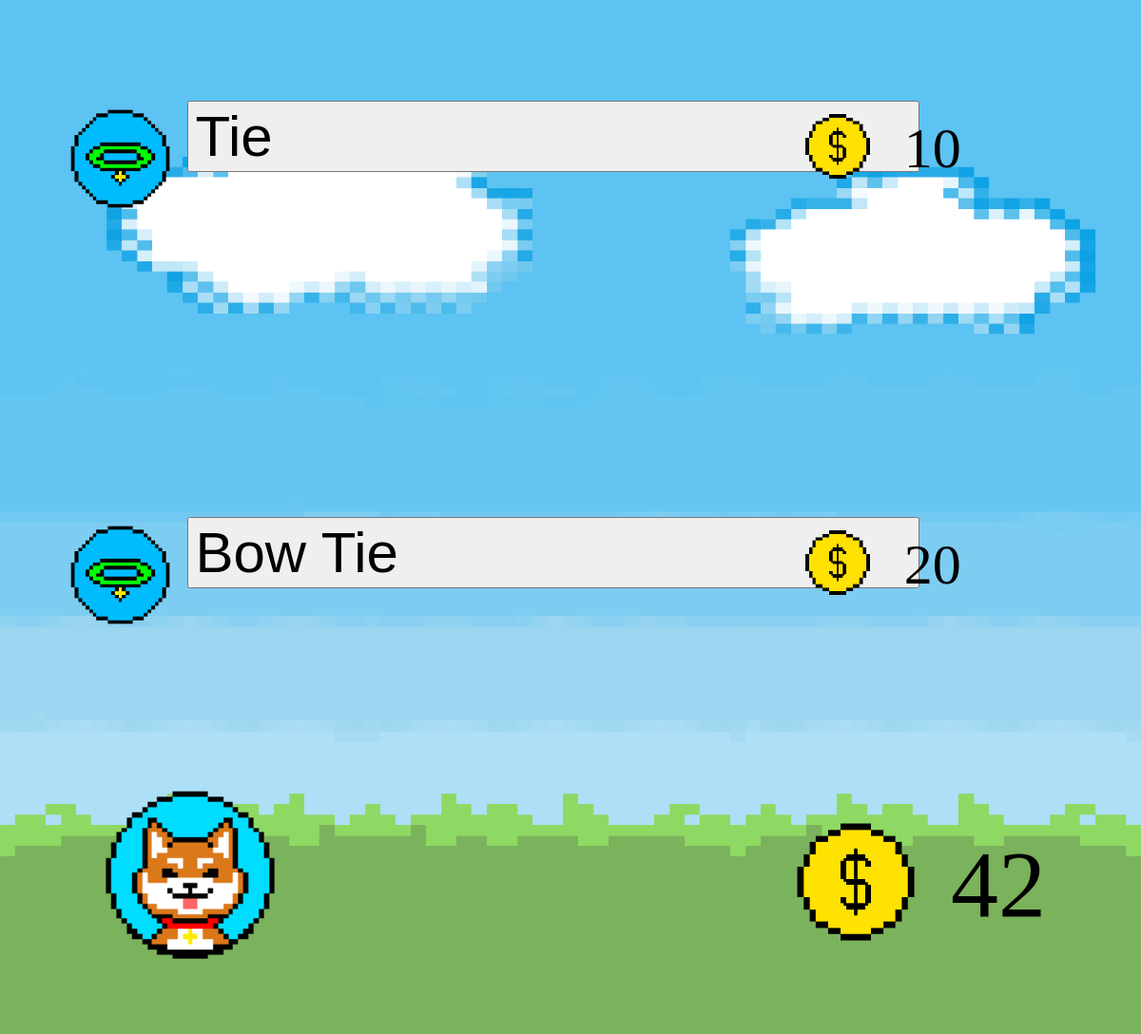
Page /store/ (signed in) on the earlier database version.
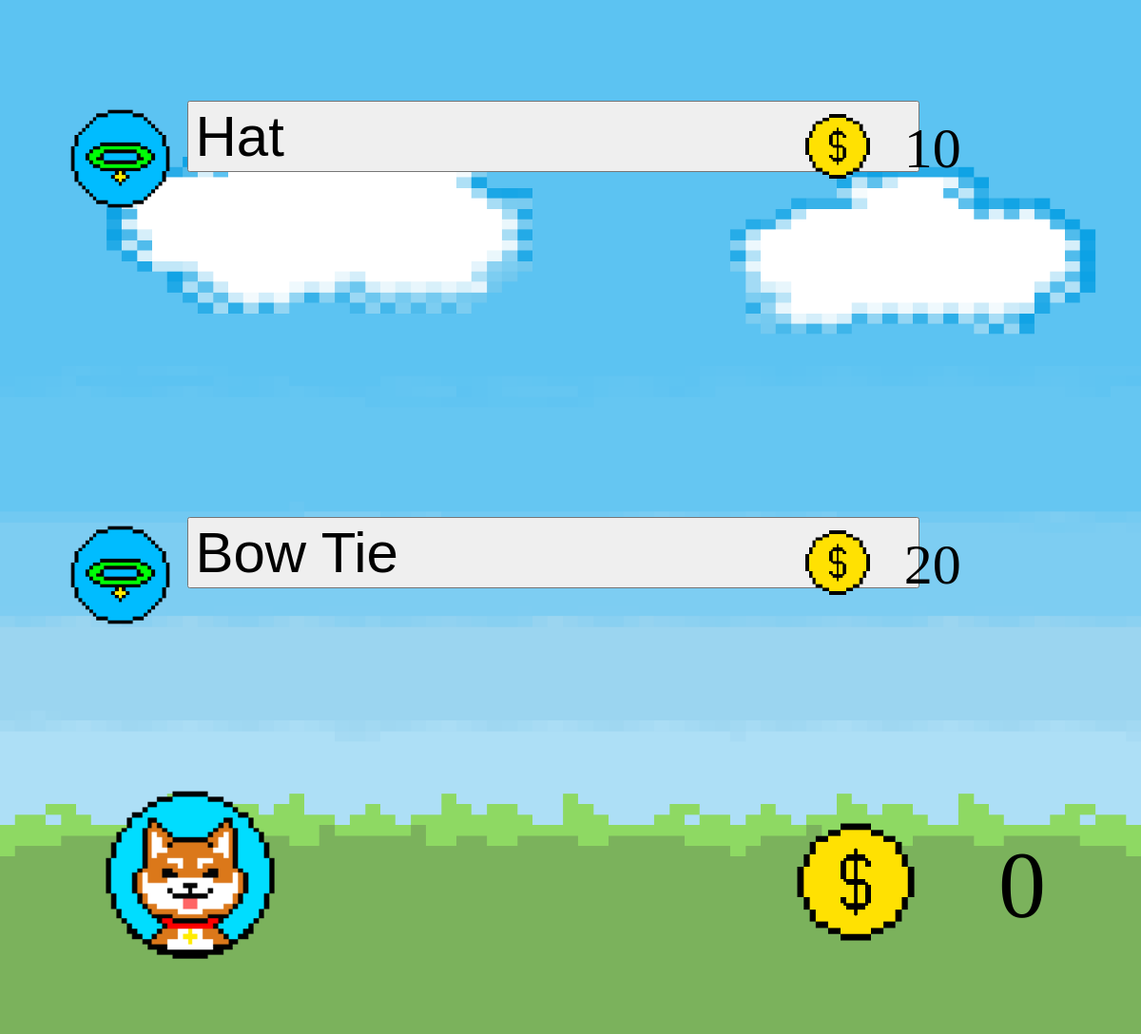
Same page on the later database version.
### lumohacks/models.py (models this page shows)
class Gift(models.Model):
    pet = models.ForeignKey(Pet)
    auth_user = models.OneToOneField(User, default=None)
    name = models.CharField(max_length=500)
    price = models.IntegerField(default=0)
    purchased = models.BooleanField(default=False)

### lumohacks/views.py (the view)
# urls.py: url(r'^store/$', views.store, name='store'),
def store(request):
    template_name = 'store.html'
    pet_user = PetUser.objects.get(auth_user=request.user)
    money = pet_user.money
    gifts = Gift.objects.filter(purchased=False)
    return render(request, template_name=template_name,
                  context={'money': money, 'gifts':gifts})

### templates/store.html (shortened to what this page needs)
<!DOCTYPE html>
<html lang="en">
<head>
</head>
<body>
    {% load static %}
    <img style="position: absolute; width:200px; bottom: 60px; right: 200px" src="{% static "images/CoinNew.png" %}" alt="">
    <div style="width:100px; height:100px"></div>
    {% for gift in gifts %}
        <a style="width: 100%; height: 1px;margin: 0 10%;" href="{% url 'shop' gift.id %}"><img style="float: left;width:10%;vertical-align: top; display: inline-block;margin-left:5%" src="{% static 'images/CollarShopIcon.png' %}" alt=""><button style="text-align:left;margin-right:19%;float:right;width:65%;font-size:60px; vertical-align: top; margin-top:-20px">{{ gift.name }}</button></a>
        <p style="margin-top:-115px;float:right;display: inline-block; font-size: 60px;"><img style="width: 30%; display: inline-block; transform: translate(0, 30%);" src="{% static 'images/CoinNew.png' %}" alt=""> {{ gift.price }}</p>
        <div style="width: 100%;height: 420px;"></div>
    {% endfor %}
    <p style="position:absolute; bottom:0; right:100px; font-size: 100px">{{ money }}</p>
    <a style="position:absolute; left:0; bottom:300px; width: 200px; height: 200px" href="{% url 'pet' %}"><img style="width:400px;" src="{% static "images/DogIcon.png" %}" alt=""></a>
</body>
</html>

Differences in the rows shown:
changed Gift: name "Tie" → "Hat"
Other differences:
{{ money }}: "42" → "0"
